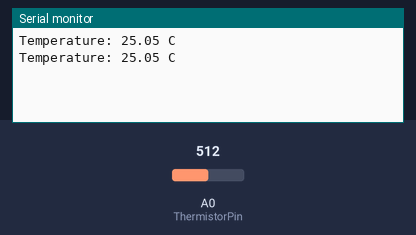
This sketch was run on a simulated Arduino Uno, built with avr-gcc and run on an emulated ATmega328P. Parts: the last lines printed to the serial monitor. The test bench sets the inputs (shaded band); at power-on: A0 (ThermistorPin) = 512.

Above: at 1.3 s.
1.4 s: A0 (ThermistorPin) set to 716
At 1.9 s:
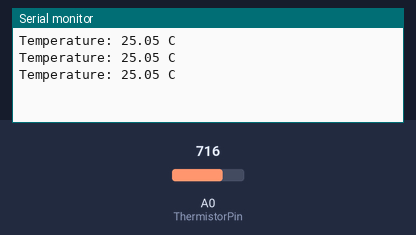
2.9 s: A0 (ThermistorPin) set to 900
At 3.4 s:
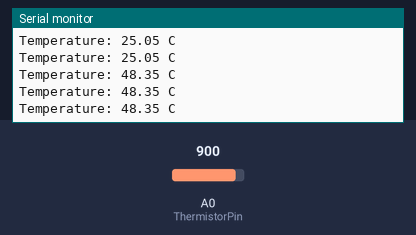
Timing chart, 0 to 5.9 s (numbered marks = the images above; inputs shaded):
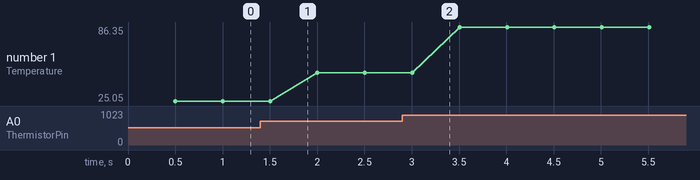

Measured:
- plotted number 1: 25.05 → 48.35 after the input at 1.4 s, 48.35 → 86.35 after the input at 2.9 s

The sketch:

temp_test.ino
```cpp
int ThermistorPin = 0, NUMSAMPLES = 5;
float V, T;
float b = 3477;
float T0 = 298.15;
int samples[5];

void setup() {
Serial.begin(9600);
}


void loop(void) {


V = analogRead(ThermistorPin);
T = 1 / ((1/b) * log(1/((float)V/1023) -1) + 1/T0) - 273.15 ;


delay(500);

  Serial.print("Temperature: ");
  Serial.print(T);
  Serial.println(" C");
}
```
